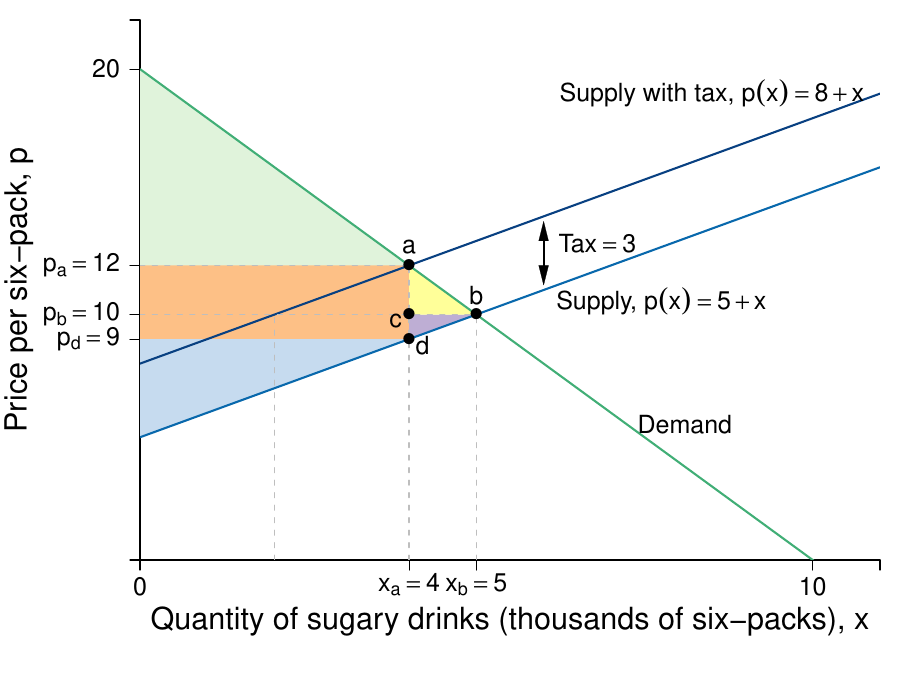

This figure's R source:
require(shape)
pdf(file = "firmmarketsupply/sugar_tax_efficiency.pdf", width = 9, height = 7)

#Set parameters for graphics
pointsize <- 1.8
axislabelsize <- 1.8
labelsize <- 1.5
namesize <- 1.8
annotatesize <- 1.5
graphlinewidth <- 2
segmentlinewidth <- 1.5

COL <- c("#7fc97f", "#beaed4", "#fdc086", "#ffff99", "#386cb0", "#f0027f", "#bf5b17", "#666666")
COLA <- c("#e0f3db", "#99d8c9","#66c2a4","#41ae76", "#238b45", "#005824")
COLB <- c("#c6dbef", "#4eb3d3", "#2b8cbe", "#0868ac","#084081")
COLC <- c("#fcfbfd", "#efedf5", "#dadaeb", "#bcbddc", "#9e9ac8", "#807dba", "#6a51a3", "#54278f", "#3f007d")

par(mar =  c(7, 7, 1, 1))

mrsA <- function(x, rmax = 20, xmax = 10) {
  rmax - (rmax/xmax)*x
}

uA <- function(x, y, rmax = 20, xmax = 10) {
  y + rmax*x - (1/2)(rmax/xmax)*x^2
}

Qs <- function(x, tax = 0){
  x + 5 + tax
}

Qs_tax<- function(x, tax = 3){
  x + 5 + tax
}

xlims <- c(0, 11)
ylims <- c(0, 22)

npts <- 501 
x <- seq(xlims[1], xlims[2], length.out = npts)
y <- seq(ylims[1], ylims[2], length.out = npts) 
a <- c(46.08, 55, 64)
b <- c(46.08, 55, 64)

plot(0, 0, xlim = xlims, ylim = ylims, type = "n",
     xlab = expression(paste("")),
     ylab = expression(paste("")), 
     xaxt = "n", 
     yaxt = "n", 
     cex.lab = axislabelsize, 
     bty = "n",
     xaxs="i", 
     yaxs="i")

# ticksy <- seq(from = 0, to = ylims[2], by = 2)
# ylabels <- seq(from = 0, to = ylims[2], by = 2)
# ticksx <- seq(from = 0, to = xlims[2], by = 2)
# xlabels <- seq(from = 0, to = xlims[2], by = 2)
ticksy <- c(0, 9, 10, 12, 20, ylims[2])
ylabels <- c(NA, expression(paste(p[d] == 9)), expression(paste(p[b] == 10)), expression(paste(p[a] == 12)), expression(paste(20)), NA)
ticksx <- c(0, 4, 5, 10, xlims[2])
xlabels <- c(0, expression(paste(x[a]) == 4), expression(paste(x[b]) == 5), expression(paste(10)), NA)

axis(1, at = ticksx, pos = 0, labels = xlabels, cex.axis = labelsize)
axis(2, at = ticksy, pos = 0, labels = ylabels, las = 1,cex.axis = labelsize)

npts <- 500 
xx1 <- seq(xlims[1], xlims[2], length.out = npts)

# Tax Rev Q
xpoly <- c(4, 4, 5)
ypoly <- c(9, 10, 10)
polygon(x = xpoly, y = ypoly, col = COL[2], density=NULL, border = NA)

# Tax Rev P 
xpoly1 <- c(0, 4, 4, 0)
ypoly1 <- c(9, 9, 12, 12)
polygon(x = xpoly1, y = ypoly1, col = COL[3], density=NULL, border = NA)

# DWL
xpoly2 <- c(4, 5, 4) 
ypoly2 <- c(10, 10, 12) # Change y1 to 10 to meet gray line
polygon(x = xpoly2, y = ypoly2, col = COL[4], density=NULL, border = NA)

# CS 
xpoly3 <- c(0, 0, 4)
ypoly3 <- c(12, 20, 12)
polygon(x = xpoly3, y = ypoly3, col = COLA[1], density=NULL, border = NA)

# PS
xpoly4 <- c(0, 0, 4, 4, 0)
ypoly4 <- c(9, Qs(0), Qs(4), 9, 9)
polygon(x = xpoly4, y = ypoly4, col = COLB[1], density=NULL, border = NA)


#Lines for mrs graph
lines(xx1, mrsA(xx1, rmax = 20, xmax = 10), col = COLA[4], lwd = graphlinewidth)

lines(xx1, Qs(xx1), col = COLB[4], lwd = graphlinewidth)
lines(xx1, Qs_tax(xx1), col = COLB[5], lwd = graphlinewidth)

# Market Price
segments(0, 12, 4, 12, lty = 2, col = "gray" , lwd = segmentlinewidth) 
segments(0, 10, 5, 10, lty = 2, col = "gray" , lwd = segmentlinewidth)

# Vert Seg from Q 
segments(5, 0, 5, 10, lty = 2, col = "gray" , lwd = segmentlinewidth)
segments(4, 0, 4, 12, lty = 2, col = "gray" , lwd = segmentlinewidth)

# Q*
segments(2, 0, 2, 10, lty = 2, col = "gray" , lwd = segmentlinewidth)

#Label axes
mtext(expression(paste("Quantity of sugary drinks (thousands of six-packs), ", x)), side=1, line = 3.4, cex = axislabelsize)
text(-1.8, 0.5*ylims[2], expression(paste("Price per six-pack, ", p)), xpd = TRUE, cex = axislabelsize, srt = 90) 

#Label a
points(4, 12, pch = 16, col = "black", cex = 1.5)
text(4, 12.75, expression(a),cex = labelsize)

#Label b
points(5, 10, pch = 16, col = "black", cex = 1.5)
text(5, 10.75, expression(b), cex = labelsize)

#Label c
points(4, 10, pch = 16, col = "black", cex = 1.5)
text(4 - 0.2, 10 - 0.25, expression(c),cex = labelsize)

#Label d
points(4, Qs(4) , pch = 16, col = "black", cex = 1.5)
text(4 + 0.2, Qs(4) - 0.25, expression(d),cex = labelsize)

#segments(4.11765, 6.17647, 5.88, 8.88, lty = 1, col = COL[2] , lwd = graphlinewidth)
text(8.5, 19, expression(paste("Supply with tax, ", p(x) == 8 + x)), cex = labelsize)
text(7.75, 10.5, expression(paste("Supply, ", p(x) == 5 + x)), cex = labelsize)

#Label mrs function
text(8.1, 5.5, expression(paste("Demand")), cex = labelsize)
Arrows(6, 11.6, 6, 13.4, col = "black", lty = 1, lwd = 2, arr.type = "triangle", arr.lwd = 0.2, code = 3)
text(6.8, 12.9, expression(paste("Tax" == 3)), cex = labelsize)

# Label CS
#text(1.2, 14, expression(paste("Consumer Surplus")))


dev.off()